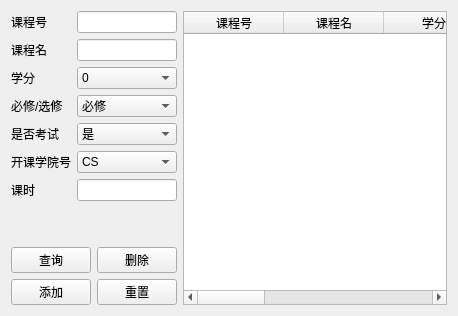
     <widget class="QWidget" name="tab_course">
      <attribute name="title">
       <string>课程管理</string>
      </attribute>
      <layout class="QHBoxLayout" name="horizontalLayout_13">
       <item>
        <layout class="QHBoxLayout" name="horizontalLayout_11" stretch="2,8">
         <item>
          <layout class="QVBoxLayout" name="verticalLayout_15" stretch="0">
           <item>
            <layout class="QVBoxLayout" name="verticalLayout_11">
             <item>
              <layout class="QGridLayout" name="gridLayout_9">
               <item row="6" column="1">
                <widget class="QComboBox" name="cbox_cou_clg">
                 <item>
                  <property name="text">
                   <string>CS</string>
                  </property>
                 </item>
                 <item>
                  <property name="text">
                   <string>EE</string>
                  </property>
                 </item>
                 <item>
                  <property name="text">
                   <string>MA</string>
                  </property>
                 </item>
                </widget>
               </item>
               <item row="4" column="1">
                <widget class="QComboBox" name="cbox_cou_required">
                 <item>
                  <property name="text">
                   <string>必修</string>
                  </property>
                 </item>
                 <item>
                  <property name="text">
                   <string>选修</string>
                  </property>
                 </item>
                </widget>
               </item>
               <item row="5" column="0">
                <widget class="QLabel" name="label_43">
                 <property name="text">
                  <string>是否考试</string>
                 </property>
                </widget>
               </item>
               <item row="3" column="1">
                <widget class="QComboBox" name="cbox_cou_credits">
                 <item>
                  <property name="text">
                   <string>0</string>
                  </property>
                 </item>
                 <item>
                  <property name="text">
                   <string>0.5</string>
                  </property>
                 </item>
                 <item>
                  <property name="text">
                   <string>1</string>
                  </property>
                 </item>
                 <item>
                  <property name="text">
                   <string>1.5</string>
                  </property>
                 </item>
                 <item>
                  <property name="text">
                   <string>2</string>
                  </property>
                 </item>
                 <item>
                  <property name="text">
                   <string>2.5</string>
                  </property>
                 </item>
                 <item>
                  <property name="text">
                   <string>3</string>
                  </property>
                 </item>
                 <item>
                  <property name="text">
                   <string>3.5</string>
                  </property>
                 </item>
                 <item>
                  <property name="text">
                   <string>4</string>
                  </property>
                 </item>
                </widget>
               </item>
               <item row="3" column="0">
                <widget class="QLabel" name="label_38">
                 <property name="text">
                  <string>学分</string>
                 </property>
                </widget>
               </item>
               <item row="5" column="1">
                <widget class="QComboBox" name="cbox_cou_is_exam">
                 <item>
                  <property name="text">
                   <string>是</string>
                  </property>
                 </item>
                 <item>
                  <property name="text">
                   <string>否</string>
                  </property>
                 </item>
                </widget>
               </item>
               <item row="7" column="1">
                <widget class="QLineEdit" name="ld_cou_hour"/>
               </item>
               <item row="2" column="0">
                <widget class="QLabel" name="label_44">
                 <property name="text">
                  <string>课程名</string>
                 </property>
                </widget>
               </item>
               <item row="7" column="0">
                <widget class="QLabel" name="label_42">
                 <property name="text">
                  <string>课时</string>
                 </property>
                </widget>
               </item>
               <item row="0" column="0">
                <widget class="QLabel" name="label_39">
                 <property name="text">
                  <string>课程号</string>
                 </property>
                </widget>
               </item>
               <item row="2" column="1">
                <widget class="QLineEdit" name="ld_cou_name"/>
               </item>
               <item row="4" column="0">
                <widget class="QLabel" name="label_40">
                 <property name="text">
                  <string>必修/选修</string>
                 </property>
                </widget>
               </item>
               <item row="0" column="1">
                <widget class="QLineEdit" name="ld_cou_cno"/>
               </item>
               <item row="6" column="0">
                <widget class="QLabel" name="label_41">
                 <property name="text">
                  <string>开课学院号</string>
                 </property>
                </widget>
               </item>
              </layout>
             </item>
             <item>
              <spacer name="verticalSpacer_5">
               <property name="orientation">
                <enum>Qt::Vertical</enum>
               </property>
               <property name="sizeHint" stdset="0">
                <size>
                 <width>20</width>
                 <height>40</height>
                </size>
               </property>
              </spacer>
             </item>
             <item>
              <layout class="QGridLayout" name="gridLayout_10">
               <item row="1" column="1">
                <widget class="QPushButton" name="btn_cou_reset">
                 <property name="text">
                  <string>重置</string>
                 </property>
                </widget>
               </item>
               <item row="1" column="0">
                <widget class="QPushButton" name="btn_cou_add">
                 <property name="text">
                  <string>添加</string>
                 </property>
                </widget>
               </item>
               <item row="0" column="1">
                <widget class="QPushButton" name="btn_cou_delete">
                 <property name="text">
                  <string>删除</string>
                 </property>
                </widget>
               </item>
               <item row="0" column="0">
                <widget class="QPushButton" name="btn_cou_query">
                 <property name="text">
                  <string>查询</string>
                 </property>
                </widget>
               </item>
              </layout>
             </item>
            </layout>
           </item>
          </layout>
         </item>
         <item>
          <layout class="QVBoxLayout" name="verticalLayout_12">
           <item>
            <widget class="QTableWidget" name="table_cou">
             <column>
              <property name="text">
               <string>课程号</string>
              </property>
             </column>
             <column>
              <property name="text">
               <string>课程名</string>
              </property>
             </column>
             <column>
              <property name="text">
               <string>学分</string>
              </property>
             </column>
             <column>
              <property name="text">
               <string>必修/选修</string>
              </property>
             </column>
             <column>
              <property name="text">
               <string>是否考试</string>
              </property>
             </column>
             <column>
              <property name="text">
               <string>开课学院号</string>
              </property>
             </column>
             <column>
              <property name="text">
               <string>课时</string>
              </property>
             </column>
            </widget>
           </item>
          </layout>
         </item>
        </layout>
       </item>
      </layout>
     </widget>
